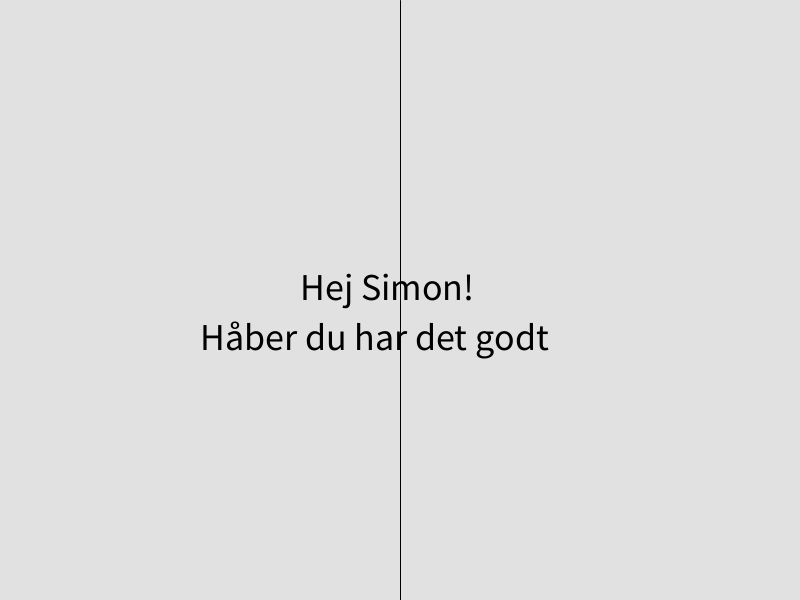
Frame 1 (no input)
Frame 60 (the mouse pressed at the canvas centre just before this capture): identical to frame 1, image omitted
Frame 120 (the mouse held since frame 60 and released just before this capture): identical to frame 1, image omitted

The Processing sketch that drew this single still picture (run headless with seeded random() and noise(); from frame 60 on, the mouse is pressed at the canvas centre):

// Processing sketch: MVC
// ── MVC.pde
// DETTE ER Controlleren

// lav en model som har ansvaret for data
Model m = new Model();

// lav et view som har ansvaret for at udskrive til skærm. Kan kun deklareres ikke initieres da size() skal komme først
View v;

// til at finde center af canvas udfra lænden på streng
float xoffset;


void setup() {
  size(800, 600);
}

void draw() {
  background(225);
  // initiering af mit view gør jeg her for at nulstille x og y værdi
  v = new View(width/2, height/2);
  
  // lav data i model
  m.createString();
  
  // Hent data fra model
  String textToPrint = m.getString();
  
  // beregn midten af streng
  xoffset = m.calcCenter(textToPrint);
  
  // marker midten af skærm så jeg kan se hvis der er et offset
  v.midLines(); //<>//
  
  // send til view for at udskive og lav noget logik
  v.printMyText(textToPrint,xoffset);
  
  // lav ny linje 
  v.setYValue(50);
  
  // lav ny text
  m.addNewText();
  
  // Hent nye data fra model
  textToPrint = m.getString();
  
  // beregn midten af streng
  xoffset = m.calcCenter(textToPrint);
  
  // udskriv ny text
  v.printMyText(textToPrint,xoffset);
}

// ── Model.pde
class Model {

  // Atributter
  String s; 

// Der er ingen constructor

  // Metoder
  void createString() {
    s = "Hej Simon!";
  }

  String getString() {
    return this.s;
  }

  void addNewText() {
    this.s = "Håber du har det godt";
  }
  
  
  float calcCenter(String myText){
    float x = myText.length()/2*20;
    return x;
  }
}

// ── View.pde
class View {

   // attributter
  float x, y;


  // Construktor
  View(float x, float y) {
    this.x = x;
    this.y = y;
    
    
    fill(0);
    textSize(38);
  }



  // Metoder
  
  void setYValue(float y){
    this.y=this.y+y;
  }
  
  void printMyText(String myText, float xoffset) {
    text(myText,x-xoffset,y);
  }
  
  // for at vise hvor midten af skærmen er
  void midLines(){
  line(width/2,0,width/2, height);
  }
}
